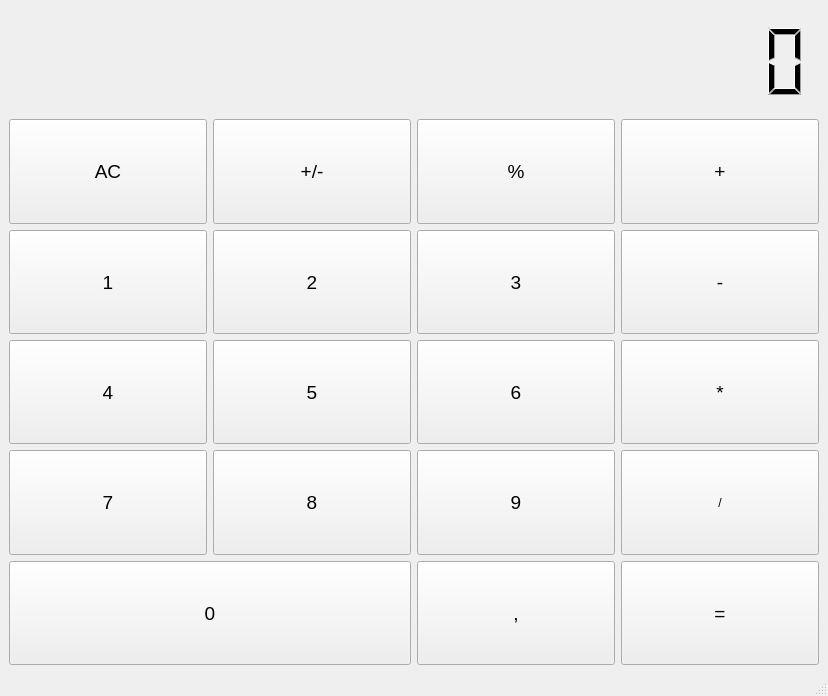
<?xml version="1.0" encoding="UTF-8"?>
<ui version="4.0">
 <class>MainWindow</class>
 <widget class="QMainWindow" name="MainWindow">
  <property name="geometry">
   <rect>
    <x>0</x>
    <y>0</y>
    <width>828</width>
    <height>696</height>
   </rect>
  </property>
  <property name="windowTitle">
   <string>MainWindow</string>
  </property>
  <widget class="QWidget" name="centralwidget">
   <layout class="QGridLayout" name="gridLayout_2">
    <item row="0" column="0">
     <layout class="QGridLayout" name="gridLayout">
      <item row="4" column="1">
       <widget class="QPushButton" name="pushButton_6">
        <property name="sizePolicy">
         <sizepolicy hsizetype="Minimum" vsizetype="Expanding">
          <horstretch>0</horstretch>
          <verstretch>0</verstretch>
         </sizepolicy>
        </property>
        <property name="font">
         <font>
          <pointsize>14</pointsize>
         </font>
        </property>
        <property name="text">
         <string>5</string>
        </property>
       </widget>
      </item>
      <item row="4" column="0">
       <widget class="QPushButton" name="pushButton_4">
        <property name="sizePolicy">
         <sizepolicy hsizetype="Minimum" vsizetype="Expanding">
          <horstretch>0</horstretch>
          <verstretch>0</verstretch>
         </sizepolicy>
        </property>
        <property name="font">
         <font>
          <pointsize>14</pointsize>
         </font>
        </property>
        <property name="text">
         <string>4</string>
        </property>
       </widget>
      </item>
      <item row="5" column="2">
       <widget class="QPushButton" name="pushButton_10">
        <property name="sizePolicy">
         <sizepolicy hsizetype="Minimum" vsizetype="Expanding">
          <horstretch>0</horstretch>
          <verstretch>0</verstretch>
         </sizepolicy>
        </property>
        <property name="font">
         <font>
          <pointsize>14</pointsize>
         </font>
        </property>
        <property name="text">
         <string>9</string>
        </property>
       </widget>
      </item>
      <item row="1" column="0" colspan="4">
       <widget class="QLCDNumber" name="lcdNumber">
        <property name="sizePolicy">
         <sizepolicy hsizetype="Minimum" vsizetype="Expanding">
          <horstretch>0</horstretch>
          <verstretch>0</verstretch>
         </sizepolicy>
        </property>
        <property name="font">
         <font>
          <italic>false</italic>
          <kerning>true</kerning>
         </font>
        </property>
        <property name="acceptDrops">
         <bool>false</bool>
        </property>
        <property name="layoutDirection">
         <enum>Qt::LeftToRight</enum>
        </property>
        <property name="lineWidth">
         <number>0</number>
        </property>
        <property name="smallDecimalPoint">
         <bool>false</bool>
        </property>
        <property name="digitCount">
         <number>20</number>
        </property>
        <property name="segmentStyle">
         <enum>QLCDNumber::Filled</enum>
        </property>
        <property name="intValue" stdset="0">
         <number>0</number>
        </property>
       </widget>
      </item>
      <item row="3" column="2">
       <widget class="QPushButton" name="pushButton_3">
        <property name="sizePolicy">
         <sizepolicy hsizetype="Minimum" vsizetype="Expanding">
          <horstretch>0</horstretch>
          <verstretch>0</verstretch>
         </sizepolicy>
        </property>
        <property name="font">
         <font>
          <pointsize>14</pointsize>
         </font>
        </property>
        <property name="text">
         <string>3</string>
        </property>
       </widget>
      </item>
      <item row="3" column="1">
       <widget class="QPushButton" name="pushButton_2">
        <property name="sizePolicy">
         <sizepolicy hsizetype="Minimum" vsizetype="Expanding">
          <horstretch>0</horstretch>
          <verstretch>0</verstretch>
         </sizepolicy>
        </property>
        <property name="font">
         <font>
          <pointsize>14</pointsize>
         </font>
        </property>
        <property name="text">
         <string>2</string>
        </property>
       </widget>
      </item>
      <item row="4" column="2">
       <widget class="QPushButton" name="pushButton_7">
        <property name="sizePolicy">
         <sizepolicy hsizetype="Minimum" vsizetype="Expanding">
          <horstretch>0</horstretch>
          <verstretch>0</verstretch>
         </sizepolicy>
        </property>
        <property name="font">
         <font>
          <pointsize>14</pointsize>
         </font>
        </property>
        <property name="text">
         <string>6</string>
        </property>
       </widget>
      </item>
      <item row="5" column="1">
       <widget class="QPushButton" name="pushButton_9">
        <property name="sizePolicy">
         <sizepolicy hsizetype="Minimum" vsizetype="Expanding">
          <horstretch>0</horstretch>
          <verstretch>0</verstretch>
         </sizepolicy>
        </property>
        <property name="font">
         <font>
          <pointsize>14</pointsize>
         </font>
        </property>
        <property name="text">
         <string>8</string>
        </property>
       </widget>
      </item>
      <item row="5" column="0">
       <widget class="QPushButton" name="pushButton_8">
        <property name="sizePolicy">
         <sizepolicy hsizetype="Minimum" vsizetype="Expanding">
          <horstretch>0</horstretch>
          <verstretch>0</verstretch>
         </sizepolicy>
        </property>
        <property name="font">
         <font>
          <pointsize>14</pointsize>
         </font>
        </property>
        <property name="text">
         <string>7</string>
        </property>
       </widget>
      </item>
      <item row="3" column="0">
       <widget class="QPushButton" name="pushButton_1">
        <property name="sizePolicy">
         <sizepolicy hsizetype="Minimum" vsizetype="Expanding">
          <horstretch>0</horstretch>
          <verstretch>0</verstretch>
         </sizepolicy>
        </property>
        <property name="font">
         <font>
          <pointsize>14</pointsize>
         </font>
        </property>
        <property name="text">
         <string>1</string>
        </property>
       </widget>
      </item>
      <item row="2" column="0">
       <widget class="QPushButton" name="pushButton">
        <property name="sizePolicy">
         <sizepolicy hsizetype="Minimum" vsizetype="Expanding">
          <horstretch>0</horstretch>
          <verstretch>0</verstretch>
         </sizepolicy>
        </property>
        <property name="font">
         <font>
          <pointsize>14</pointsize>
         </font>
        </property>
        <property name="text">
         <string>AC</string>
        </property>
       </widget>
      </item>
      <item row="2" column="1">
       <widget class="QPushButton" name="pushButton_5">
        <property name="sizePolicy">
         <sizepolicy hsizetype="Minimum" vsizetype="Expanding">
          <horstretch>0</horstretch>
          <verstretch>0</verstretch>
         </sizepolicy>
        </property>
        <property name="font">
         <font>
          <pointsize>14</pointsize>
         </font>
        </property>
        <property name="text">
         <string>+/-</string>
        </property>
       </widget>
      </item>
      <item row="2" column="2">
       <widget class="QPushButton" name="pushButton_11">
        <property name="sizePolicy">
         <sizepolicy hsizetype="Minimum" vsizetype="Expanding">
          <horstretch>0</horstretch>
          <verstretch>0</verstretch>
         </sizepolicy>
        </property>
        <property name="font">
         <font>
          <pointsize>14</pointsize>
         </font>
        </property>
        <property name="text">
         <string>%</string>
        </property>
       </widget>
      </item>
      <item row="2" column="3">
       <widget class="QPushButton" name="pushButton_plus">
        <property name="sizePolicy">
         <sizepolicy hsizetype="Minimum" vsizetype="Expanding">
          <horstretch>0</horstretch>
          <verstretch>0</verstretch>
         </sizepolicy>
        </property>
        <property name="font">
         <font>
          <pointsize>14</pointsize>
         </font>
        </property>
        <property name="text">
         <string>+</string>
        </property>
       </widget>
      </item>
      <item row="3" column="3">
       <widget class="QPushButton" name="pushButton_minus">
        <property name="sizePolicy">
         <sizepolicy hsizetype="Minimum" vsizetype="Expanding">
          <horstretch>0</horstretch>
          <verstretch>0</verstretch>
         </sizepolicy>
        </property>
        <property name="font">
         <font>
          <pointsize>14</pointsize>
         </font>
        </property>
        <property name="text">
         <string>-</string>
        </property>
       </widget>
      </item>
      <item row="4" column="3">
       <widget class="QPushButton" name="pushButton_mul">
        <property name="sizePolicy">
         <sizepolicy hsizetype="Minimum" vsizetype="Expanding">
          <horstretch>0</horstretch>
          <verstretch>0</verstretch>
         </sizepolicy>
        </property>
        <property name="font">
         <font>
          <pointsize>14</pointsize>
         </font>
        </property>
        <property name="text">
         <string>*</string>
        </property>
       </widget>
      </item>
      <item row="5" column="3">
       <widget class="QPushButton" name="pushButton_div">
        <property name="sizePolicy">
         <sizepolicy hsizetype="Minimum" vsizetype="Expanding">
          <horstretch>0</horstretch>
          <verstretch>0</verstretch>
         </sizepolicy>
        </property>
        <property name="text">
         <string>/</string>
        </property>
       </widget>
      </item>
      <item row="6" column="3">
       <widget class="QPushButton" name="pushButton_eq">
        <property name="sizePolicy">
         <sizepolicy hsizetype="Minimum" vsizetype="Expanding">
          <horstretch>0</horstretch>
          <verstretch>0</verstretch>
         </sizepolicy>
        </property>
        <property name="font">
         <font>
          <pointsize>14</pointsize>
         </font>
        </property>
        <property name="text">
         <string>=</string>
        </property>
       </widget>
      </item>
      <item row="6" column="2">
       <widget class="QPushButton" name="pushButton_point">
        <property name="sizePolicy">
         <sizepolicy hsizetype="Minimum" vsizetype="Expanding">
          <horstretch>0</horstretch>
          <verstretch>0</verstretch>
         </sizepolicy>
        </property>
        <property name="font">
         <font>
          <pointsize>14</pointsize>
         </font>
        </property>
        <property name="text">
         <string>,</string>
        </property>
       </widget>
      </item>
      <item row="6" column="0" colspan="2">
       <widget class="QPushButton" name="pushButton_0">
        <property name="sizePolicy">
         <sizepolicy hsizetype="Minimum" vsizetype="Expanding">
          <horstretch>0</horstretch>
          <verstretch>0</verstretch>
         </sizepolicy>
        </property>
        <property name="font">
         <font>
          <pointsize>14</pointsize>
         </font>
        </property>
        <property name="text">
         <string>0</string>
        </property>
       </widget>
      </item>
     </layout>
    </item>
   </layout>
  </widget>
  <widget class="QMenuBar" name="menubar">
   <property name="geometry">
    <rect>
     <x>0</x>
     <y>0</y>
     <width>828</width>
     <height>26</height>
    </rect>
   </property>
  </widget>
  <widget class="QStatusBar" name="statusbar"/>
 </widget>
 <resources/>
 <connections>
  <connection>
   <sender>pushButton_1</sender>
   <signal>clicked()</signal>
   <receiver>MainWindow</receiver>
   <slot>add1()</slot>
   <hints>
    <hint type="sourcelabel">
     <x>137</x>
     <y>244</y>
    </hint>
    <hint type="destinationlabel">
     <x>242</x>
     <y>667</y>
    </hint>
   </hints>
  </connection>
  <connection>
   <sender>pushButton_2</sender>
   <signal>clicked()</signal>
   <receiver>MainWindow</receiver>
   <slot>add2()</slot>
   <hints>
    <hint type="sourcelabel">
     <x>297</x>
     <y>236</y>
    </hint>
    <hint type="destinationlabel">
     <x>433</x>
     <y>595</y>
    </hint>
   </hints>
  </connection>
  <connection>
   <sender>pushButton_3</sender>
   <signal>clicked()</signal>
   <receiver>MainWindow</receiver>
   <slot>add3()</slot>
   <hints>
    <hint type="sourcelabel">
     <x>527</x>
     <y>251</y>
    </hint>
    <hint type="destinationlabel">
     <x>499</x>
     <y>560</y>
    </hint>
   </hints>
  </connection>
  <connection>
   <sender>pushButton_4</sender>
   <signal>clicked()</signal>
   <receiver>MainWindow</receiver>
   <slot>add4()</slot>
   <hints>
    <hint type="sourcelabel">
     <x>91</x>
     <y>348</y>
    </hint>
    <hint type="destinationlabel">
     <x>476</x>
     <y>642</y>
    </hint>
   </hints>
  </connection>
  <connection>
   <sender>pushButton_6</sender>
   <signal>clicked()</signal>
   <receiver>MainWindow</receiver>
   <slot>add5()</slot>
   <hints>
    <hint type="sourcelabel">
     <x>264</x>
     <y>339</y>
    </hint>
    <hint type="destinationlabel">
     <x>544</x>
     <y>602</y>
    </hint>
   </hints>
  </connection>
  <connection>
   <sender>pushButton_7</sender>
   <signal>clicked()</signal>
   <receiver>MainWindow</receiver>
   <slot>add6()</slot>
   <hints>
    <hint type="sourcelabel">
     <x>494</x>
     <y>372</y>
    </hint>
    <hint type="destinationlabel">
     <x>573</x>
     <y>652</y>
    </hint>
   </hints>
  </connection>
  <connection>
   <sender>pushButton_8</sender>
   <signal>clicked()</signal>
   <receiver>MainWindow</receiver>
   <slot>add7()</slot>
   <hints>
    <hint type="sourcelabel">
     <x>188</x>
     <y>475</y>
    </hint>
    <hint type="destinationlabel">
     <x>667</x>
     <y>670</y>
    </hint>
   </hints>
  </connection>
  <connection>
   <sender>pushButton_9</sender>
   <signal>clicked()</signal>
   <receiver>MainWindow</receiver>
   <slot>add8()</slot>
   <hints>
    <hint type="sourcelabel">
     <x>332</x>
     <y>462</y>
    </hint>
    <hint type="destinationlabel">
     <x>49</x>
     <y>661</y>
    </hint>
   </hints>
  </connection>
  <connection>
   <sender>pushButton_10</sender>
   <signal>clicked()</signal>
   <receiver>MainWindow</receiver>
   <slot>add9()</slot>
   <hints>
    <hint type="sourcelabel">
     <x>477</x>
     <y>490</y>
    </hint>
    <hint type="destinationlabel">
     <x>553</x>
     <y>551</y>
    </hint>
   </hints>
  </connection>
  <connection>
   <sender>pushButton_plus</sender>
   <signal>clicked()</signal>
   <receiver>MainWindow</receiver>
   <slot>add_plus()</slot>
   <hints>
    <hint type="sourcelabel">
     <x>732</x>
     <y>251</y>
    </hint>
    <hint type="destinationlabel">
     <x>605</x>
     <y>587</y>
    </hint>
   </hints>
  </connection>
  <connection>
   <sender>pushButton_minus</sender>
   <signal>clicked()</signal>
   <receiver>MainWindow</receiver>
   <slot>add_minus()</slot>
   <hints>
    <hint type="sourcelabel">
     <x>672</x>
     <y>381</y>
    </hint>
    <hint type="destinationlabel">
     <x>461</x>
     <y>622</y>
    </hint>
   </hints>
  </connection>
  <connection>
   <sender>pushButton_mul</sender>
   <signal>clicked()</signal>
   <receiver>MainWindow</receiver>
   <slot>add_mul()</slot>
   <hints>
    <hint type="sourcelabel">
     <x>654</x>
     <y>489</y>
    </hint>
    <hint type="destinationlabel">
     <x>435</x>
     <y>556</y>
    </hint>
   </hints>
  </connection>
  <connection>
   <sender>pushButton_div</sender>
   <signal>clicked()</signal>
   <receiver>MainWindow</receiver>
   <slot>add_div()</slot>
   <hints>
    <hint type="sourcelabel">
     <x>748</x>
     <y>615</y>
    </hint>
    <hint type="destinationlabel">
     <x>770</x>
     <y>668</y>
    </hint>
   </hints>
  </connection>
  <connection>
   <sender>pushButton_point</sender>
   <signal>clicked()</signal>
   <receiver>MainWindow</receiver>
   <slot>add_point()</slot>
   <hints>
    <hint type="sourcelabel">
     <x>387</x>
     <y>653</y>
    </hint>
    <hint type="destinationlabel">
     <x>418</x>
     <y>663</y>
    </hint>
   </hints>
  </connection>
  <connection>
   <sender>pushButton_0</sender>
   <signal>clicked()</signal>
   <receiver>MainWindow</receiver>
   <slot>add0()</slot>
   <hints>
    <hint type="sourcelabel">
     <x>65</x>
     <y>619</y>
    </hint>
    <hint type="destinationlabel">
     <x>95</x>
     <y>667</y>
    </hint>
   </hints>
  </connection>
  <connection>
   <sender>pushButton_eq</sender>
   <signal>clicked()</signal>
   <receiver>MainWindow</receiver>
   <slot>add_eq()</slot>
   <hints>
    <hint type="sourcelabel">
     <x>532</x>
     <y>655</y>
    </hint>
    <hint type="destinationlabel">
     <x>533</x>
     <y>666</y>
    </hint>
   </hints>
  </connection>
 </connections>
 <slots>
  <slot>add0()</slot>
  <slot>add1()</slot>
  <slot>add2()</slot>
  <slot>add3()</slot>
  <slot>add4()</slot>
  <slot>add5()</slot>
  <slot>add6()</slot>
  <slot>add7()</slot>
  <slot>add8()</slot>
  <slot>add9()</slot>
  <slot>add_point()</slot>
  <slot>add_plus()</slot>
  <slot>add_minus()</slot>
  <slot>add_mul()</slot>
  <slot>add_div()</slot>
  <slot>add_eq()</slot>
 </slots>
</ui>
